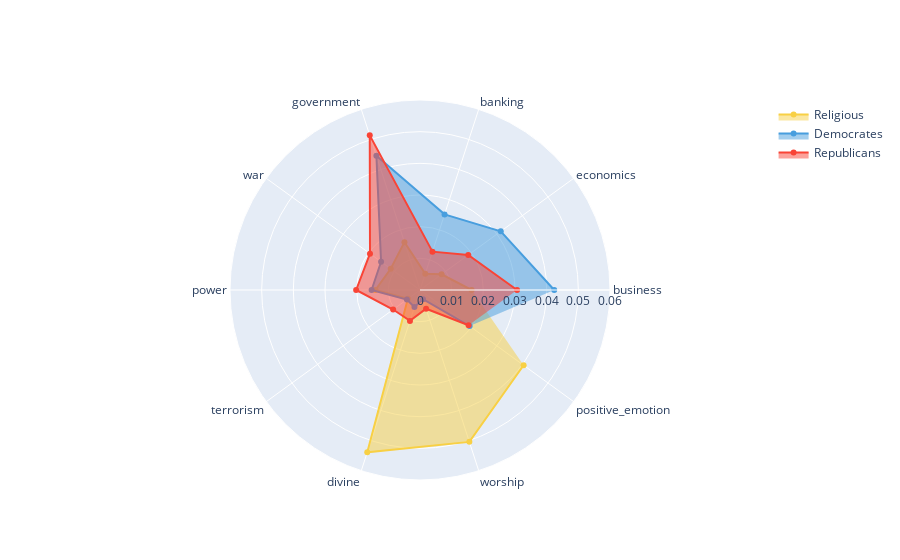

Notebook source saved alongside this figure:
### Markdown cell above
Radar chart for website

### Code cell
theta_ = ['business','economics','banking','government','war','power','terrorism','divine','worship','positive_emotion']

fig = go.Figure()

fig.add_trace(go.Scatterpolar(
        r=categories_df[theta_].loc['Religious'],
        theta=theta_,
        fill='toself',
        name='Religious',
        line_color = '#f8d044'
))

fig.add_trace(go.Scatterpolar(
        r=categories_df[theta_].loc['Democrates'],
        theta=theta_,
        #mode = 'lines',
        fill='toself',
        name='Democrates',
        line_color = '#489ede'
))

fig.add_trace(go.Scatterpolar(
        r=categories_df[theta_].loc['Republicans'],
        theta=theta_,
        fill='toself',
        name='Republicans',
        line_color = '#f94436'
))
# darkorchid tomato gold
# cyan mediumblue darkorchid
# ["#489ede", "#f94436", '#f8d044']

fig.update_layout(
  polar=dict(
    radialaxis=dict(
      visible=True,
      range=[0, 0.06]
    )),
  showlegend=True
)

fig.show()
fig.write_html("../output/radar_chart_features.html")

### Figure 1 — Plotly figure (JSON) as saved in the notebook; plotly's stock layout.template omitted (floating-point values rounded to 4 significant figures)
{"data": [{"fill": "toself", "line": {"color": "#f8d044"}, "name": "Religious", "r": [0.0163, 0.008427, 0.005393, 0.01589, 0.01143, 0.01407, 0.004732, 0.0539, 0.05043, 0.04044], "theta": ["business", "economics", "banking", "government", "war", "power", "terrorism", "divine", "worship", "positive_emotion"], "type": "scatterpolar"}, {"fill": "toself", "line": {"color": "#489ede"}, "name": "Democrates", "r": [0.04239, 0.03152, 0.02511, 0.04455, 0.0152, 0.01528, 0.005133, 0.005657, 0.003071, 0.01939], "theta": ["business", "economics", "banking", "government", "war", "power", "terrorism", "divine", "worship", "positive_emotion"], "type": "scatterpolar"}, {"fill": "toself", "line": {"color": "#f94436"}, "name": "Republicans", "r": [0.03065, 0.01883, 0.01273, 0.05135, 0.01952, 0.02016, 0.01049, 0.01026, 0.006209, 0.01897], "theta": ["business", "economics", "banking", "government", "war", "power", "terrorism", "divine", "worship", "positive_emotion"], "type": "scatterpolar"}], "layout": {"polar": {"radialaxis": {"range": [0, 0.06], "visible": true}}, "showlegend": true}}
